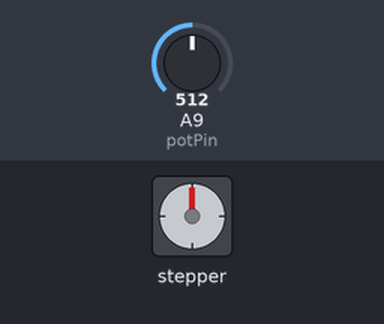
Recording of a sketch running on a simulated Teensy 4. On the bench: stepper motor. The inputs (shaded band) are chosen by the test bench; at power-on: A9 (potPin) = 512. Stepper angles assume 200 steps per turn; what the sketch prints to the serial monitor is not drawn.

Above: at 0.15 s.
At 10.05 s:
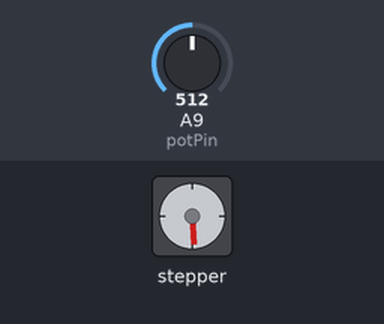
At 19.95 s:
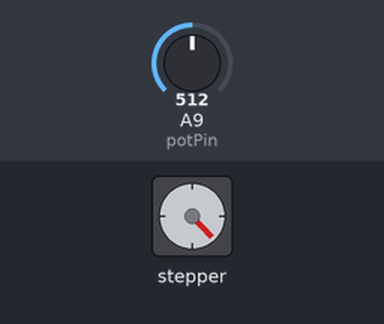
At 39.76 s:
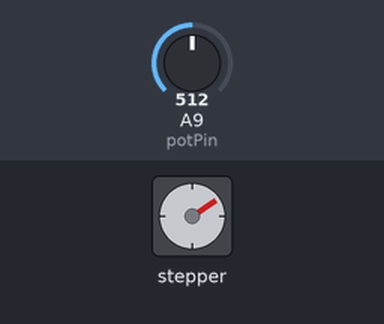
Timing chart, 0 to 40.0 s (numbered marks = the images above):
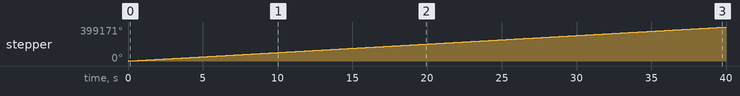

Measured:
- by itself, stepper: keeps turning clockwise at about 9992°/s

The sketch:

Stepper_Control_Speed_AccelStepper_TestMaxStepPerSecond.ino
```cpp
#include <AccelStepper.h>

// defines pins numbers Arduino nano
// max freq step pin : setMinPulseWidth(20) : 5.2kHz
//                     setMinPulseWidth(2) : 5.92kHz
/*const int stepPin = 5;
const int dirPin = 6;
const int potPin = A1;*/

// defines pins numbers Wemos d1 mini pro
// @160MHz
// max freq step pin : setMinPulseWidth(20) : 8.69kHz
//                     setMinPulseWidth(2) : 10.31kHz

// @ 80MHz
// max freq step pin : setMinPulseWidth(20) : 7.02kHz
//                     setMinPulseWidth(2) : 8.04kHz
//const int stepPin = D5;
//const int dirPin = D6;
//const int potPin = A0;

// defines pins numbers Teensy 4.1
// max freq step pin : setMinPulseWidth(20) : 40kHz
//                     setMinPulseWidth(2) : 62+kHz
const int stepPin = 5;
const int dirPin = 6;
const int potPin = A9;

const int speedMax = 80000;

int potValue = 0;
int targetSpeed = 0;

const unsigned long potReadDelay = 50;
unsigned long previousPotRead = 0;  // will store last time pot was updated

// Define some steppers and the pins the will use
AccelStepper stepperPot(AccelStepper::DRIVER, stepPin, dirPin);  // Defaults to AccelStepper::FULL4WIRE (4 pins) on 2, 3, 4, 5
//AccelStepper stepper2(AccelStepper::DRIVER, 6, 7, 8, 9);

void setup() {
  Serial.begin(115200);
  Serial.println("\n\nStarting");
  Serial.print("Max speed : ");
  Serial.println(speedMax);

  // Sets the two pins as Outputs
  pinMode(stepPin, OUTPUT);
  pinMode(dirPin, OUTPUT);
  pinMode(potPin, INPUT);

  stepperPot.setMinPulseWidth(2);
  stepperPot.setMaxSpeed(speedMax);  // in steps/second
  stepperPot.setAcceleration(100*speedMax);
}

void loop() {
  int value = analogRead(potPin);
  if (millis() - previousPotRead >= potReadDelay) { // Correct way to avoid overflow problems
    previousPotRead = millis();
    if (abs(value - potValue) > 3) {  // Avoid pot jitter
      targetSpeed = map(value, 0, 1023, 0, speedMax);
      stepperPot.setSpeed(targetSpeed);
      //Serial.printf("New target position : %d\n", steps);
    }
  }

  stepperPot.runSpeed();
}
```
